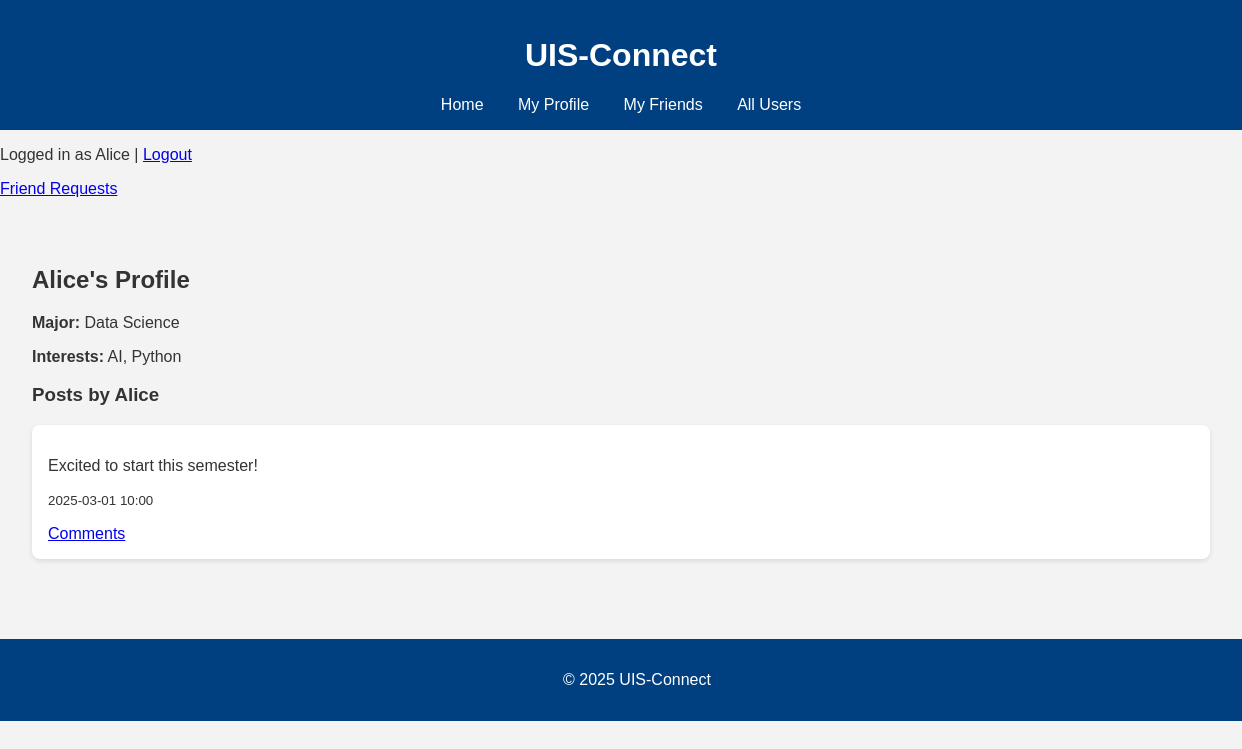
The page /profile (signed in) on the database as committed earlier.
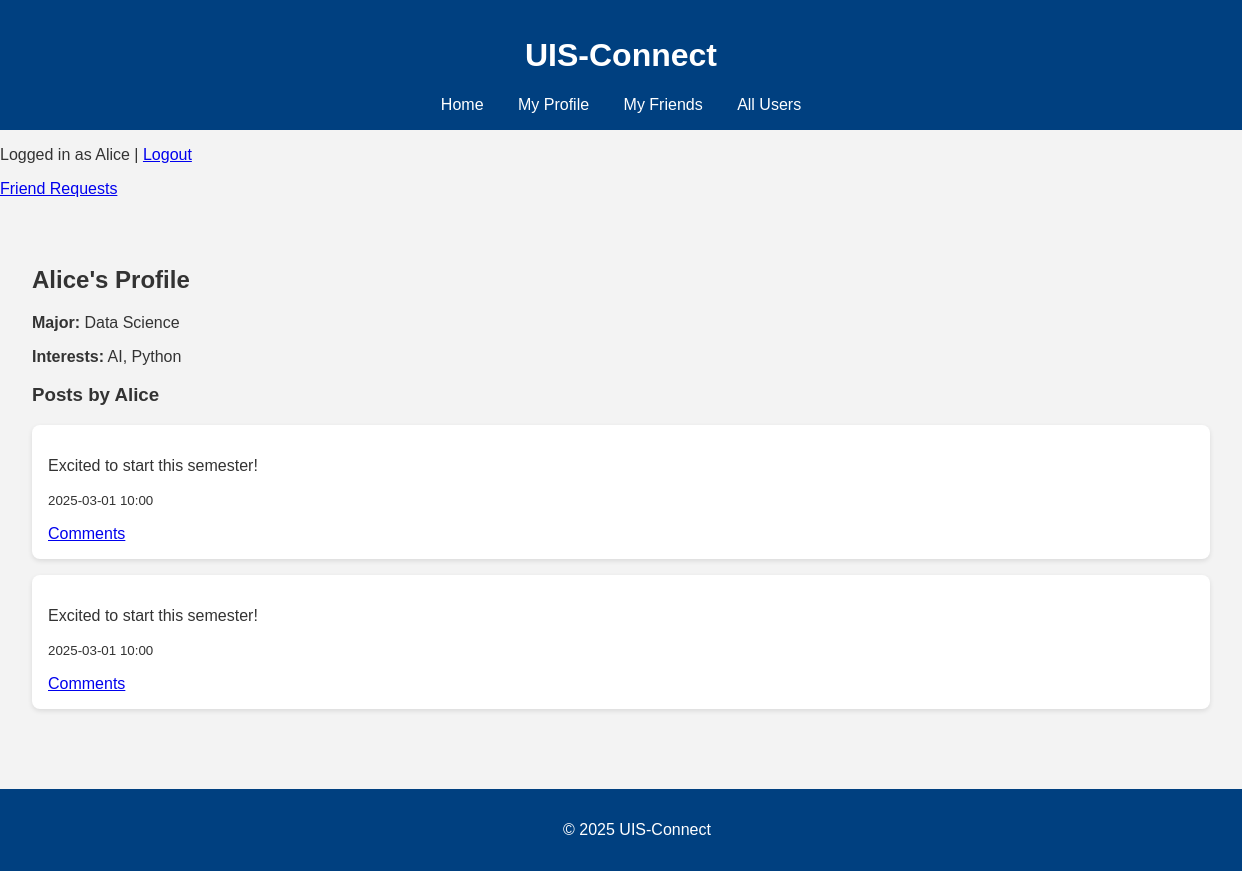
The same page on the database as committed later.
### tables this page shows
CREATE TABLE posts (
    id INTEGER PRIMARY KEY AUTOINCREMENT,
    user_id INTEGER,
    content TEXT,
    timestamp TEXT,
    FOREIGN KEY(user_id) REFERENCES users(id)
);

### app.py (the view)
@app.route('/profile')
def profile():
    user_id = session.get('user_id')
    if not user_id:
        flash("You have to register or login to be able to see your profile.", "error")
        return redirect(url_for('login'))
    user, user_posts = get_user_profile(user_id)
    if not user:
        flash("Profile not found.", "error")
        return redirect(url_for('index'))
    return render_template('profile.html', user=user, user_posts=user_posts)

### db_utils.py (called while the page is built)
def get_db_connection():
    conn = sqlite3.connect(DATABASE)
    conn.row_factory = sqlite3.Row
    return conn

def get_user_profile(user_id):
    conn = get_db_connection()
    user = conn.execute("SELECT * FROM users WHERE id = ?", (user_id,)).fetchone()
    posts = conn.execute("SELECT * FROM posts WHERE user_id = ? ORDER BY timestamp DESC", (user_id,)).fetchall()
    conn.close()
    return user, posts

### templates/profile.html (shortened to what this page needs)
{% extends "base.html" %}
{% block content %}
    <h2>{{ user.username }}'s Profile</h2>
    <p><strong>Major:</strong> {{ user.major }}</p>
    <p><strong>Interests:</strong> {{ user.interests }}</p>
    <h3>Posts by {{ user.username }}</h3>
    {% for post in user_posts %}
        <div class="post">
            <p>{{ post.content }}</p>
            <p><small>{{ post.timestamp }}</small></p>
            <a href="{{ url_for('post', post_id=post.id) }}">Comments</a>
        </div>
    {% else %}
        <p>No posts yet.</p>
    {% endfor %}
{% endblock %}

Rows that differ between the two databases and show on the page:
added posts: content "Excited to start this semester!", timestamp "2025-03-01 10:00"
